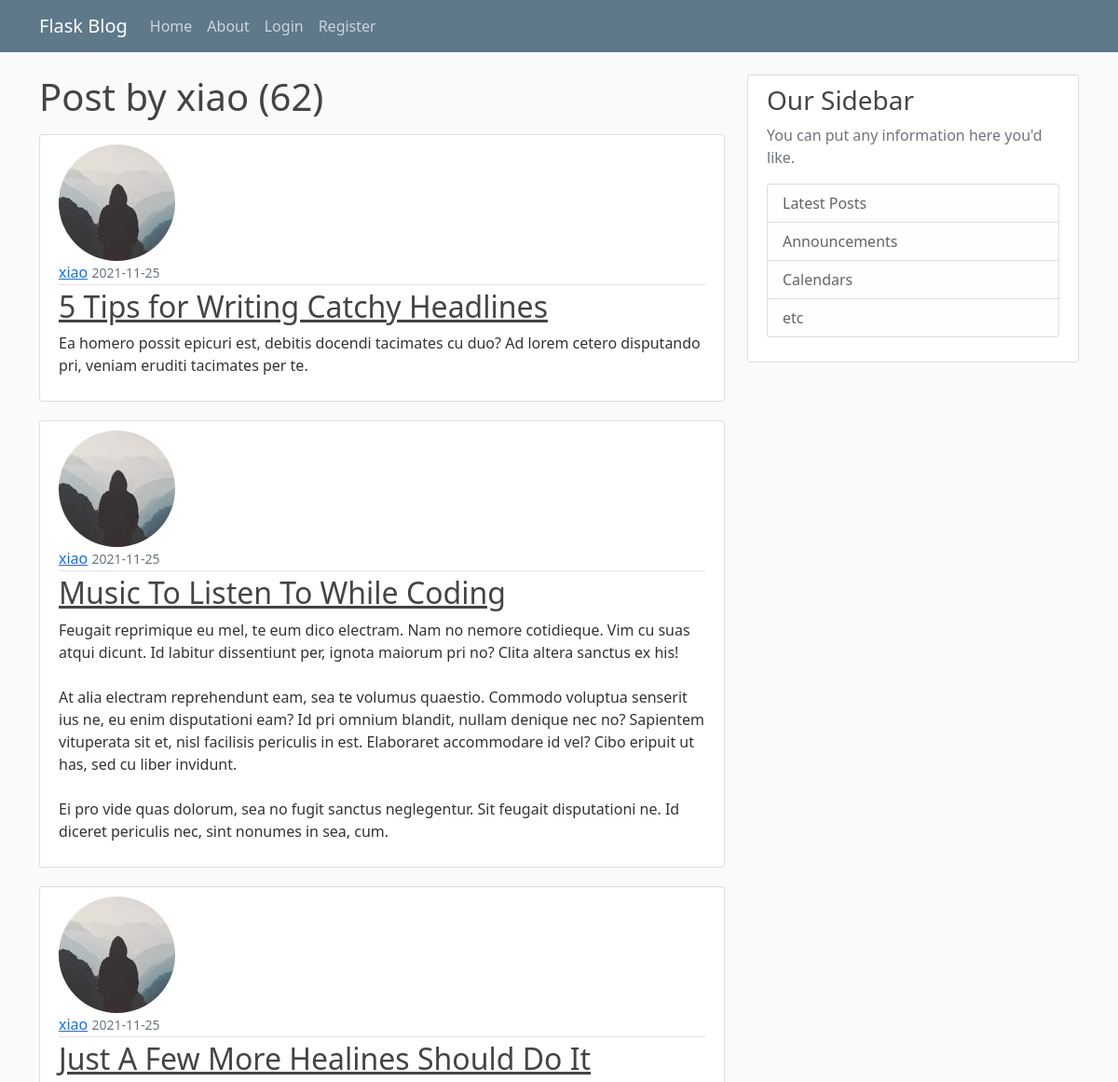
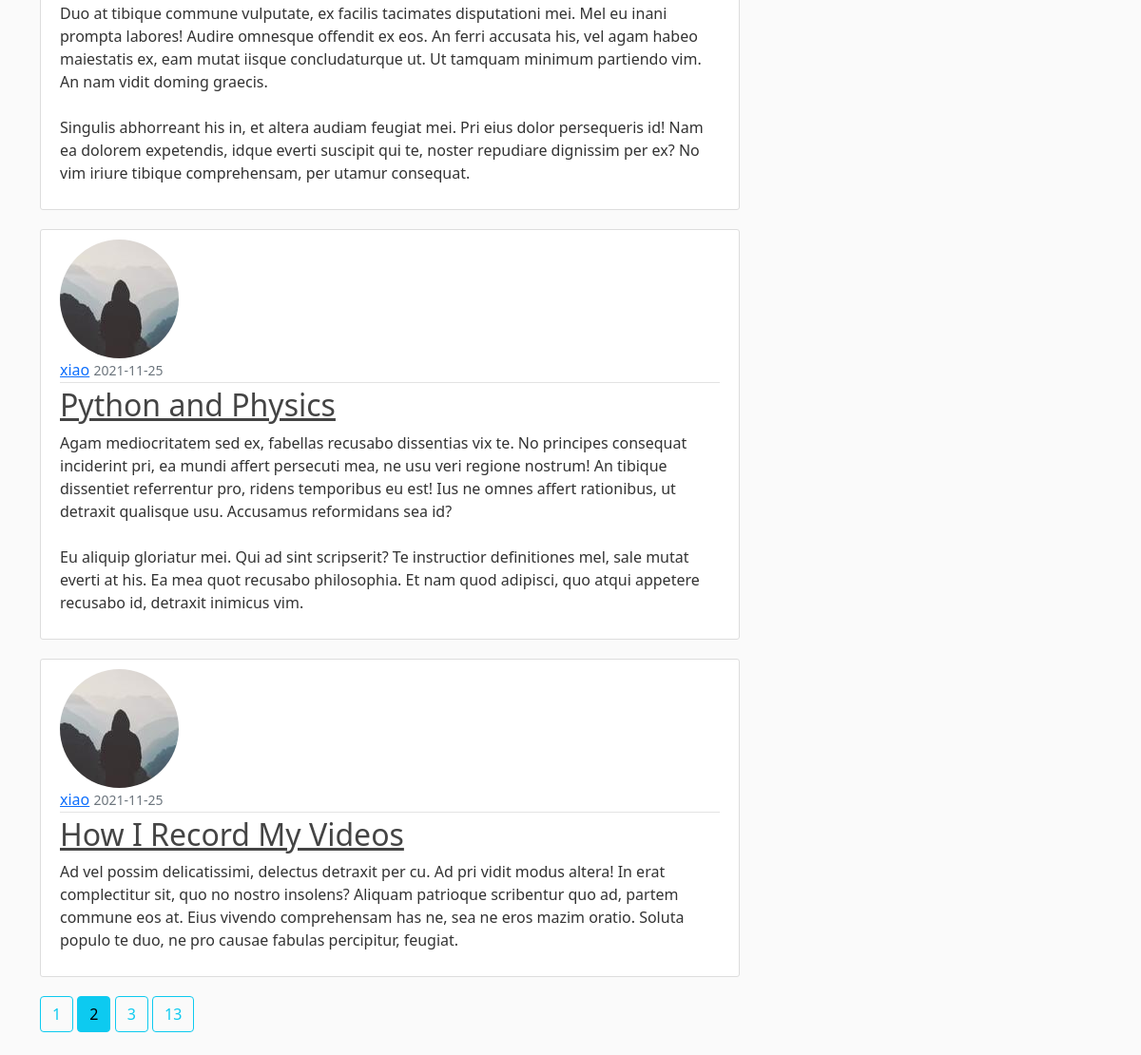
The app's page /user/xiao?page=2 with its own data (2 pictures, top to bottom).
### flaskblog/models.py (models this page shows, shortened)
class User(db.Model, UserMixin):
    id = db.Column(db.Integer, primary_key=True)
    username = db.Column(db.String(20), unique=True, nullable=False)
    email = db.Column(db.String(120), unique=True, nullable=False)
    image_file = db.Column(db.String(20), nullable=False, default='default.jpg')
    password = db.Column(db.String(60), nullable=False)
    posts = db.relationship('Post', backref='author', lazy=True)

class Post(db.Model):
    id = db.Column(db.Integer, primary_key=True)
    title = db.Column(db.String(100), nullable=False)
    date_posted = db.Column(db.DateTime(timezone=True), default=datetime.now)
    content = db.Column(db.Text, nullable=False)
    user_id = db.Column(db.Integer, db.ForeignKey('user.id'), nullable=False)

### flaskblog/routes.py (the view)
@app.route("/user/<string:username>")
def user_posts(username):
    page = request.args.get('page', 1, type=int)
    user = User.query.filter_by(username=username).first_or_404()
    posts = Post.query\
        .filter_by(author=user)\
        .order_by(Post.date_posted.desc())\
        .paginate(page=page, per_page=5)
    return render_template('user_posts.html', posts=posts, user=user)

### flaskblog/templates/user_posts.html (shortened to what this page needs)
{% extends "layout.html" %}
{% block content %}
    <h1 class="mb-3">Post by {{ user.username }} ({{ posts.total }})</h1>
    {% for post in posts.items %}
        <article class="media content-section">
            <img class="rounded-circle artical-img" src="{{ url_for('static', filename='profile_pics/' + post.author.image_file) }}">
            <div class="media-body">
                <div class="article-metadata">
                    <a class="mr-2" href="{{url_for('user_posts', username=post.author.username)}}">{{ post.author.username }}</a>
                    <small class="text-muted">{{ post.date_posted.strftime('%Y-%m-%d') }}</small>
                </div>
                <h2><a class="article-title" href="{{ url_for('post', post_id=post.id) }}">{{ post.title }}</a></h2>
                <p class="article-content">{{ post.content }}</p>
            </div>
        </article>
    {% endfor %}
    {% for page_num in posts.iter_pages(left_edge=1, right_edge=1, left_current=1, right_current=2) %}
        {% if page_num %}
            {% if posts.page == page_num %}
                <a class="btn btn-info mb-4" href="{{url_for('user_posts', username=user.username, page=page_num)}}">{{page_num}}</a>
            {% else %}
                <a class="btn btn-outline-info mb-4" href="{{url_for('user_posts', username=user.username, page=page_num)}}">{{page_num}}</a>
            {% endif %}
        {% endif %}
    {% endfor %}
{% endblock content %}

### flaskblog/static/main.css (style rules this page uses)
body { background: #fafafa; color: #333333; margin-top: 5rem; }
h1, h2, h3, h4, h5, h6 { color: #444444; }
.content-section { background: #ffffff; padding: 10px 20px; border: 1px solid #dddddd; border-radius: 3px; margin-bottom: 20px; }
.article-title { color: #444444; }
.article-content { white-space: pre-line; }
.article-metadata { padding-bottom: 1px; margin-bottom: 4px; border-bottom: 1px solid #e3e3e3 }

### records on screen
User: username "xiao"
Post: image_file (picture), author.username "xiao", date_posted "2021-11-25", title "5 Tips for Writing Catchy Headlines", content "Ea homero possit epicuri est, debitis docendi tacimates cu duo? Ad lorem cetero disputando pri, veniam eruditi tacimates per te."
Post: image_file (picture), author.username "xiao", date_posted "2021-11-25", title "Music To Listen To While Coding", content "Feugait reprimique eu mel, te eum dico electram. Nam no nemore cotidieque. Vim cu suas atqui dicunt. Id labitur dissentiunt per, ignota maiorum pri no? Clita altera sanctus ex his! At alia electram reprehendunt eam, sea te volumus quaestio. Commodo voluptua senserit ius ne, eu enim disputationi eam? Id pri omnium blandit, nullam denique nec no? Sapientem vituperata sit et, nisl facilisis periculis in est. Elaboraret accommodare id vel? Cibo eripuit ut has, sed cu liber invidunt. Ei pro vide quas dolorum, sea no fugit sanctus neglegentur. Sit feugait disputationi ne. Id diceret periculis nec, sint nonumes in sea, cum."
Post: image_file (picture), author.username "xiao", date_posted "2021-11-25", title "Just A Few More Healines Should Do It", content "Duo at tibique commune vulputate, ex facilis tacimates disputationi mei. Mel eu inani prompta labores! Audire omnesque offendit ex eos. An ferri accusata his, vel agam habeo maiestatis ex, eam mutat iisque concludaturque ut. Ut tamquam minimum partiendo vim. An nam vidit doming graecis. Singulis abhorreant his in, et altera audiam feugiat mei. Pri eius dolor persequeris id! Nam ea dolorem expetendis, idque everti suscipit qui te, noster repudiare dignissim per ex? No vim iriure tibique comprehensam, per utamur consequat."
Post: image_file (picture), author.username "xiao", date_posted "2021-11-25", title "Python and Physics", content "Agam mediocritatem sed ex, fabellas recusabo dissentias vix te. No principes consequat inciderint pri, ea mundi affert persecuti mea, ne usu veri regione nostrum! An tibique dissentiet referrentur pro, ridens temporibus eu est! Ius ne omnes affert rationibus, ut detraxit qualisque usu. Accusamus reformidans sea id? Eu aliquip gloriatur mei. Qui ad sint scripserit? Te instructior definitiones mel, sale mutat everti at his. Ea mea quot recusabo philosophia. Et nam quod adipisci, quo atqui appetere recusabo id, detraxit inimicus vim."
Post: image_file (picture), author.username "xiao", date_posted "2021-11-25", title "How I Record My Videos", content "Ad vel possim delicatissimi, delectus detraxit per cu. Ad pri vidit modus altera! In erat complectitur sit, quo no nostro insolens? Aliquam patrioque scribentur quo ad, partem commune eos at. Eius vivendo comprehensam has ne, sea ne eros mazim oratio. Soluta populo te duo, ne pro causae fabulas percipitur, feugiat."

### other values on screen
{{ posts.total }} "62"
{{ page_num }} "1" "3" "13"
{{ page_num }} "2"
